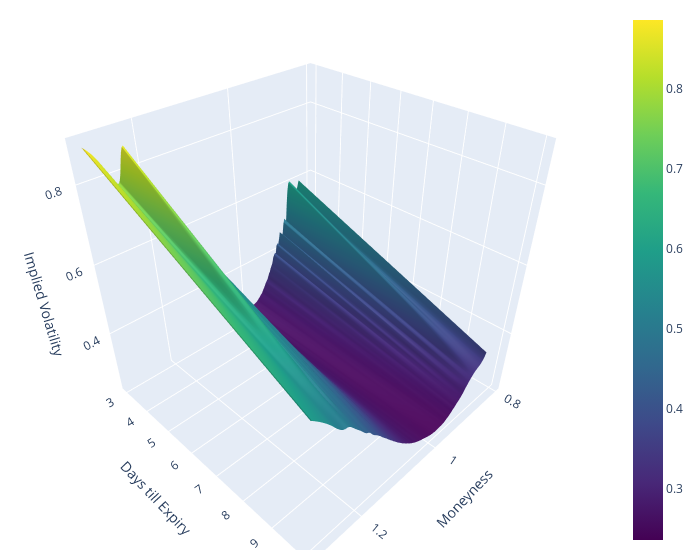

Source (notebook cell):
### Code cell
import pandas as pd
import numpy as np
from scipy.interpolate import griddata
import plotly.graph_objects as go

# Convert the string to a pandas Timestamp
date = pd.Timestamp('2019-03-19')

# Filter the DataFrame for the 'NVDA' ticker and the specific date
df__nvda = pd_merged[(pd_merged['ticker'] == 'AMZN') & (pd_merged['date'] == date)]
# df_nvda = pd_merged[pd_merged['ticker'] == 'TSLA']

# Create a grid of x and y values
x = np.linspace(df__nvda['moneyness'].min(), df__nvda['moneyness'].max(), len(df__nvda['moneyness'].unique()))
y = np.linspace(df__nvda['days_till_exp'].min(), df__nvda['days_till_exp'].max(), len(df__nvda['days_till_exp'].unique()))
x_grid, y_grid = np.meshgrid(x, y)

# Interpolate z values
z_grid = griddata((df__nvda['moneyness'], df__nvda['days_till_exp']), df__nvda['impl_volatility'], (x_grid, y_grid), method='cubic')

# Create a 3D surface plot
fig = go.Figure(data=[go.Surface(x=x_grid, y=y_grid, z=z_grid, colorscale='Viridis')])

# Set labels
fig.update_layout(scene = dict(
                    xaxis_title='Moneyness',
                    yaxis_title='Days till Expiry',
                    zaxis_title='Implied Volatility'),
                    width=700,
                    margin=dict(r=20, b=10, l=10, t=10))

fig.show()

### Figure 1 — Plotly figure (JSON) as saved in the notebook; plotly's stock layout.template omitted (floating-point values rounded to 4 significant figures; data arrays with more than 128 entries replaced by an {"elided": "..."} marker saying what was removed)
{"data": [{"colorscale": [[0, "#440154"], [0.1111, "#482878"], [0.2222, "#3e4989"], [0.3333, "#31688e"], [0.4444, "#26828e"], [0.5556, "#1f9e89"], [0.6667, "#35b779"], [0.7778, "#6ece58"], [0.8889, "#b5de2b"], [1, "#fde725"]], "type": "surface", "x": {"elided": "2x185 float values"}, "y": {"elided": "2x185 int values"}, "z": {"elided": "2x185 float values"}}], "layout": {"margin": {"b": 10, "l": 10, "r": 20, "t": 10}, "scene": {"xaxis": {"title": {"text": "Moneyness"}}, "yaxis": {"title": {"text": "Days till Expiry"}}, "zaxis": {"title": {"text": "Implied Volatility"}}}, "width": 700}}
